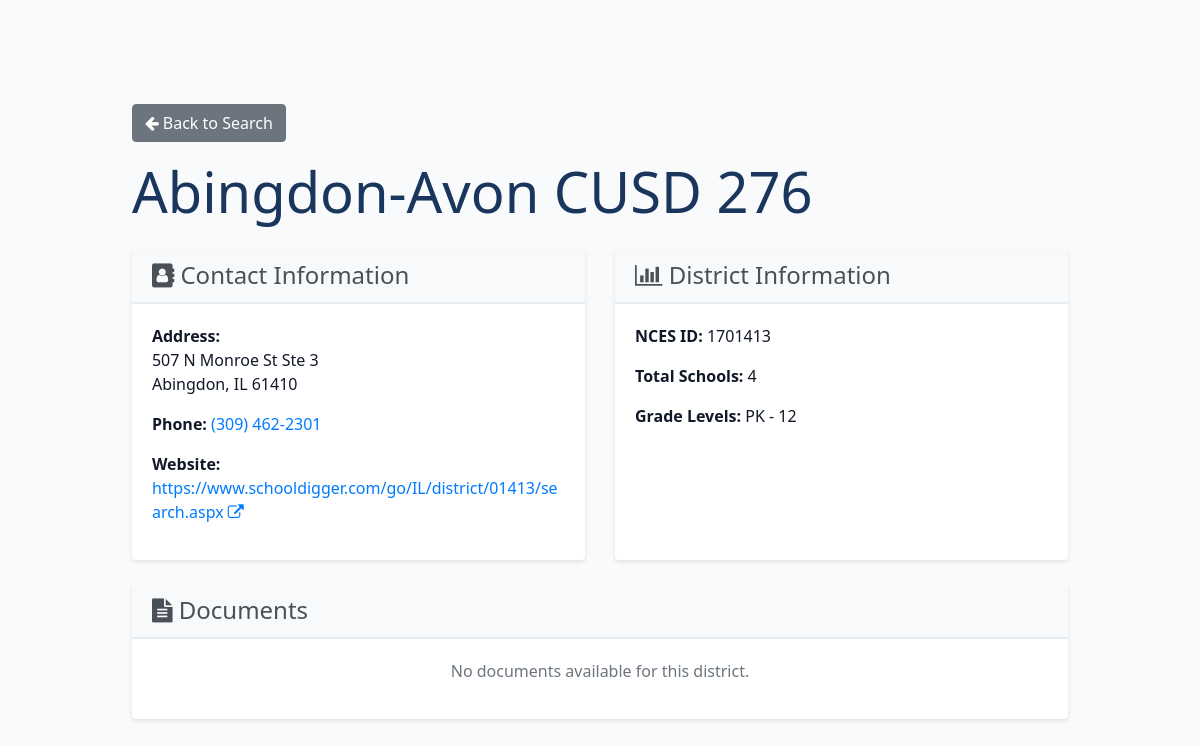
The app's page /district/2, older data.
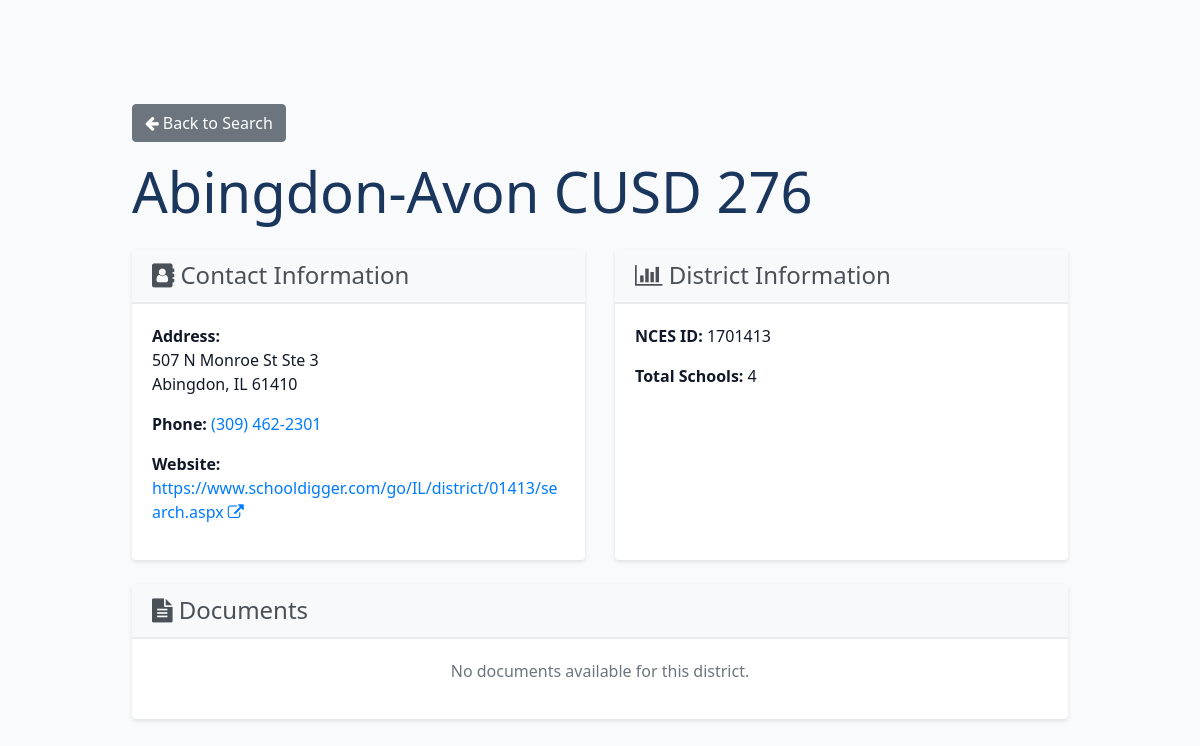
The same page, newer data.
### website/models.py (models this page shows)
class School(db.Model):
    id = db.Column(db.Integer, primary_key=True)
    nces_id = db.Column(db.String(10), unique=True)
    name = db.Column(db.String(150))
    street = db.Column(db.String(50))
    county = db.Column(db.String(150))
    city = db.Column(db.String(150))
    state = db.Column(db.String(150))
    zip_code = db.Column(db.String(10))
    phone_number = db.Column(db.String(20))
    email = db.Column(db.String(150), unique=True)
    website = db.Column(db.String(150))
    numberTotalSchools = db.Column(db.Integer)
    street = db.Column(db.String(150))
    lowGrade = db.Column(db.String(10))
    highGrade = db.Column(db.String(10))
    documents = db.relationship('Document')
    tags = db.relationship('Tag', secondary=school_tag, backref='schools')

### website/views.py (the view)
@views.route('/district/<int:district_id>')
def district_detail(district_id):
    school = School.query.get_or_404(district_id)
    return render_template("district_detail.html", school=school)

### website/templates/district_detail.html (shortened to what this page needs)
{% extends "base.html" %}
{% block content %}
<div class="district-detail">
    <div class="mb-3">
        <a href="{{ url_for('views.home') }}" class="btn btn-secondary">
            <i class="fa fa-arrow-left"></i> Back to Search
        </a>
    </div>
    <div class="district-header mb-4">
        <h1 class="display-4">{{ school.name }}</h1>
    </div>
    <div class="row">
        <div class="col-md-6 mb-4">
            <div class="card h-100">
                <div class="card-header">
                    <h4><i class="fa fa-address-book"></i> Contact Information</h4>
                </div>
                <div class="card-body">
                    {% if school.street %}
                        <p><strong>Address:</strong><br>
                        {{ school.street }}<br>
                        {{ school.city }}, {{ school.state }} {{ school.zip_code }}</p>
                    {% endif %}
                    {% if school.phone_number %}
                        <p><strong>Phone:</strong>
                        <a href="tel:{{ school.phone_number }}">{{ school.phone_number }}</a></p>
                    {% endif %}
                    {% if school.website %}
                        <p><strong>Website:</strong>
                        <a href="{{ school.website }}" target="_blank" rel="noopener">
                            {{ school.website }} <i class="fa fa-external-link"></i>
                        </a></p>
                    {% endif %}
                </div>
            </div>
        </div>
        <div class="col-md-6 mb-4">
            <div class="card h-100">
                <div class="card-header">
                    <h4><i class="fa fa-bar-chart"></i> District Information</h4>
                </div>
                <div class="card-body">
                    {% if school.nces_id %}
                        <p><strong>NCES ID:</strong> {{ school.nces_id }}</p>
                    {% endif %}
                    {% if school.numberTotalSchools %}
                        <p><strong>Total Schools:</strong> {{ school.numberTotalSchools }}</p>
                    {% endif %}
                    {% if school.lowGrade and school.highGrade %}
                        <p><strong>Grade Levels:</strong> {{ school.lowGrade }} - {{ school.highGrade }}</p>
                    {% endif %}
                </div>
            </div>
        </div>
    </div>
    {% if school.documents %}
        <div class="row">
            <div class="col-12">
                <div class="card">
                    <div class="card-header">
                        <h4><i class="fa fa-file-text"></i> Documents</h4>
                    </div>
                    <div class="card-body">
                        <div class="list-group">
                            {% for document in school.documents %}
                                <a href="{{ document.url }}"
                                   class="list-group-item list-group-item-action"
                                   target="_blank" rel="noopener">
                                    <div class="d-flex w-100 justify-content-between">
                                        <h5 class="mb-1">{{ document.title }}</h5>
                                        <small>{{ document.upload_date.strftime('%m/%d/%Y') }}</small>
                                    </div>
                                    <i class="fa fa-external-link"></i>
                                </a>
                            {% endfor %}
                        </div>
                    </div>
                </div>
            </div>
        </div>
    {% else %}
        <div class="row">
            <div class="col-12">
                <div class="card">
                    <div class="card-header">
                        <h4><i class="fa fa-file-text"></i> Documents</h4>
                    </div>
                    <div class="card-body text-center">
                        <p class="text-muted">No documents available for this district.</p>
                    </div>
                </div>
            </div>
        </div>
    {% endif %}
</div>
{% endblock %}

### website/templates/base.html (shortened to what this page needs)
<!DOCTYPE html>
<html>
    <head>
        <link
            rel="stylesheet"
            href="https://stackpath.bootstrapcdn.com/bootstrap/4.4.1/css/bootstrap.min.css"
        />
        <link
            rel="stylesheet"
            href="https://stackpath.bootstrapcdn.com/font-awesome/4.7.0/css/font-awesome.min.css"
        />
        <link
            rel="stylesheet"
            type="text/css"
            href="{{ url_for('static', filename='style.css') }}"
        />
    </head>
    <body>
        <div class="container">
            {% block content %}{% endblock %}
        </div>
    </body>
</html>

### website/static/style.css (style rules this page uses)
:root { color-scheme: light; }
* { box-sizing: border-box; }
body { margin: 0; font: 16px/1.5 system-ui, -apple-system, Segoe UI, Roboto, sans-serif; background: #f8fafc; color: #111827; }
.container { display: flex; flex-direction: row; gap: 24px; max-width: 100%; margin: 0 auto; margin-top: 80px; padding: 24px; align-items: flex-start; }

### website/templates/district_detail.html (style rules this page uses)
.district-detail { max-width: 1000px; margin: 0 auto; }
.district-header h1 { color: #1a365d; margin-bottom: 1rem; }
.card { box-shadow: 0 2px 4px rgba(0,0,0,0.1); border: none; }
.card-header { background-color: #f8f9fa; border-bottom: 2px solid #e9ecef; }
.card-header h4 { margin: 0; color: #495057; }

Row changes from the older to the newer data that the page shows:
changed School "Abingdon-Avon CUSD 276": lowGrade "PK" → (not shown); highGrade "12" → (not shown)
Text that changed along with them:
text no longer shown: "Grade Levels: -"
